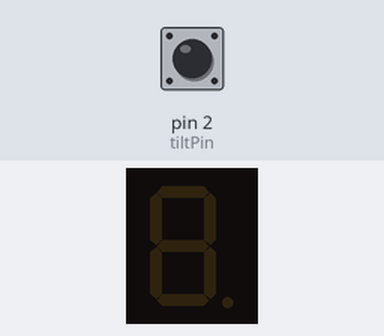
Bench run of a sketch on a simulated Arduino Uno, built with avr-gcc and run on an emulated ATmega328P. Shown: 1-digit seven-segment display. Wiring (inferred from the names in the program): 1-digit 7-segment display, segments lit when HIGH: segments pin 3, pin 4, pin 5, pin 6, pin 7, pin 8, pin 9. The test bench sets the inputs (shaded band); at power-on: pin 2 (tiltPin) LOW. Random numbers use the default seed unless the sketch sets one; the segment pins are drawn as the display they are named for.

Above: at 1.2 s.
1.3 s: pin 2 (tiltPin) driven HIGH
At 1.9 s:
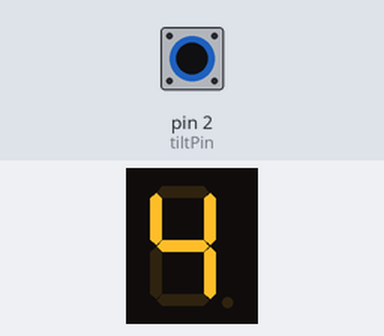
2.8 s: pin 2 (tiltPin) pulsed LOW 5 times (0.12 s each, 0.3 s apart)
At 5.4 s:
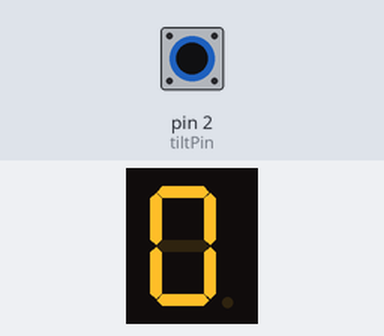
5.8 s: pin 2 (tiltPin) pulsed LOW 2 times (0.12 s each, 0.3 s apart)
At 7.5 s:
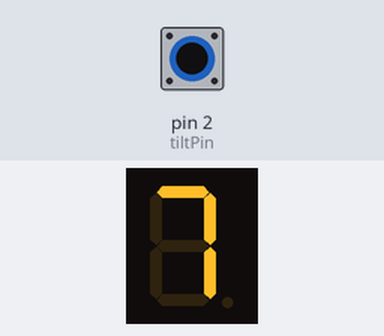
Timing chart, 0 to 9.0 s (numbered marks = the images above; inputs shaded):
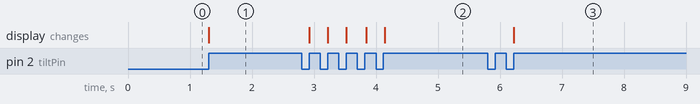

The sketch:

Motion_Random_number.ino
```cpp
// Tilt Motion Random Number Generator

int tiltPin = 2;

// 7-segment pins
int a = 3;
int b = 4;
int c = 5;
int d = 6;
int e = 7;
int f = 8;
int g = 9;

int lastState = LOW;

void setup()
{
  pinMode(tiltPin, INPUT);

  pinMode(a, OUTPUT);
  pinMode(b, OUTPUT);
  pinMode(c, OUTPUT);
  pinMode(d, OUTPUT);
  pinMode(e, OUTPUT);
  pinMode(f, OUTPUT);
  pinMode(g, OUTPUT);

  randomSeed(analogRead(0));
}

void loop()
{
  int tiltState = digitalRead(tiltPin);

  if (tiltState == HIGH && lastState == LOW)
  {
    int number = random(0,10);
    displayNumber(number);
  }

  lastState = tiltState;
}

// Function to display number
void displayNumber(int num)
{
  bool digits[10][7] = {
    {1,1,1,1,1,1,0}, //0
    {0,1,1,0,0,0,0}, //1
    {1,1,0,1,1,0,1}, //2
    {1,1,1,1,0,0,1}, //3
    {0,1,1,0,0,1,1}, //4
    {1,0,1,1,0,1,1}, //5
    {1,0,1,1,1,1,1}, //6
    {1,1,1,0,0,0,0}, //7
    {1,1,1,1,1,1,1}, //8
    {1,1,1,1,0,1,1}  //9
  };

  digitalWrite(a, digits[num][0]);
  digitalWrite(b, digits[num][1]);
  digitalWrite(c, digits[num][2]);
  digitalWrite(d, digits[num][3]);
  digitalWrite(e, digits[num][4]);
  digitalWrite(f, digits[num][5]);
  digitalWrite(g, digits[num][6]);
}
```

Measured:
- after the input at 1.3 s, the display: changes at once (image 1)
- after the input at 2.8 s, the display: first changes after 0.12 s (image 2 shows a later state)
- after the input at 5.8 s, the display: changes after 0.42 s (image 3)
